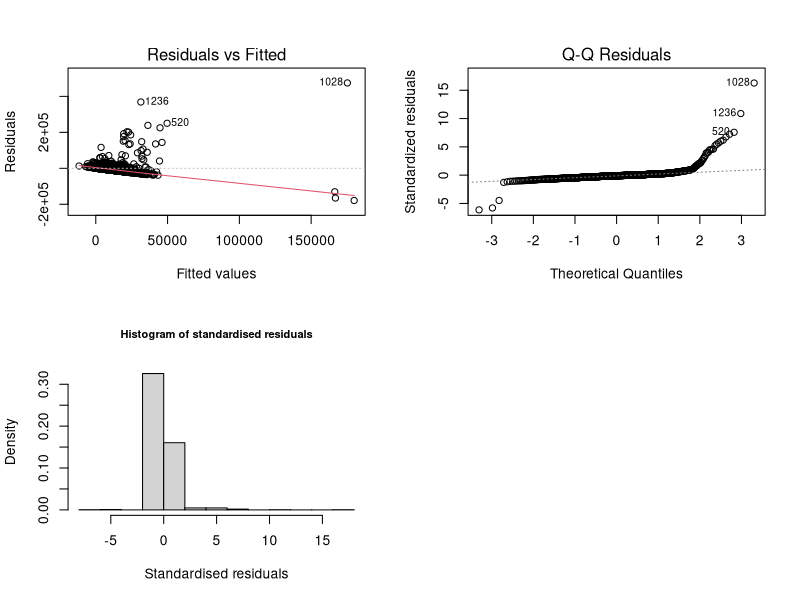

This chart was generated by the following R code:
## ---- chunk 1
rm(list=ls())
library(arm)
library(ggplot2)
library(dplyr)
library(tidyr)
library(gridExtra)
library(car)
## ---- chunk 2
data<-read.csv("../data/W8QDEB2_cleaned.csv",header = TRUE, stringsAsFactors=TRUE)
head(data)
summary(data)
## ---- chunk 3
model.1 <- lm(W8QDEB2 ~ ., data = data)

# have a look at the model
summary(model.1)
## ---- chunk 4
model.2 <- lm(W8QDEB2 ~ W1GrssyrHH + W1NoldBroHS + W1hiqualdad +
                      W1depkids + IndSchool + W4RacismYP + W8TENURE, data = data)

# have a look at the model
summary(model.2)
## ---- chunk 5
# Fitting a model with interaction terms between predictors
model.interaction <- lm(W8QDEB2 ~ W1GrssyrHH * W1NoldBroHS + W1GrssyrHH * IndSchool + W1NoldBroHS * W4RacismYP + IndSchool * W4RacismYP, data = data)

# View the summary of the model with interactions
summary(model.interaction)
## ---- chunk 6
model.4 <- lm(W8QDEB2 ~ W1GrssyrHH + W1NoldBroHS + W1hiqualdad +
                W1depkids + IndSchool + W4RacismYP + W8TENURE + W1GrssyrHH:W1NoldBroHS + IndSchool:W4RacismYP, data = data)

# have a look at the model
display(model.4)
summary(model.4)
## ---- chunk 7
par(mfrow=c(2,2))
plot(model.4, which=c(1,2))
hist(rstandard(model.4), freq = FALSE ,
     main="Histogram of standardised residuals",
     cex.main=0.8, xlab="Standardised residuals")
## ---- chunk 8
show_outliers<-function(the.linear.model,topN){
  #length of data
  n=length(fitted(the.linear.model))
  #number of parameters estimated
  p=length(coef(the.linear.model))
  #standardised residuals over 3
  res.out<-which(abs(rstandard(the.linear.model))>3) #sometimes >2
  #topN values
  res.top<-head(rev(sort(abs(rstandard(the.linear.model)))),topN)
  #high leverage values
  lev.out<-which(lm.influence(the.linear.model)$hat>2*p/n)
  #topN values
  lev.top<-head(rev(sort(lm.influence(the.linear.model)$hat)),topN)
  #high diffits
  dffits.out<-which(dffits(the.linear.model)>2*sqrt(p/n))
  #topN values
  dffits.top<-head(rev(sort(dffits(the.linear.model))),topN)
  #Cook's over 1
  cooks.out<-which(cooks.distance(the.linear.model)>1)
  #topN cooks
  cooks.top<-head(rev(sort(cooks.distance(the.linear.model))),topN)
  #Create a list with the statistics -- cant do a data frame as different lengths 
  list.of.stats<-list(Std.res=res.out,Std.res.top=res.top, Leverage=lev.out, Leverage.top=lev.top, DFFITS=dffits.out, DFFITS.top=dffits.top, Cooks=cooks.out,Cooks.top=cooks.top)
  #return the statistics
  list.of.stats}
## ---- chunk 9
#Get outliers
outliers <- show_outliers(model.4, topN = 5) 

# Combine all outlier indices into a single vector
all_outliers <- unique(c(outliers$Std.res, outliers$Leverage, outliers$DFFITS, outliers$Cooks))

# Remove outliers from the dataset
cleaned_data <- data[-all_outliers, ]

# Refit the model without outliers
model.5 <- lm(W8QDEB2 ~ W1GrssyrHH + W1NoldBroHS + W1hiqualdad +
                W1depkids + IndSchool + W4RacismYP + W8TENURE + W1GrssyrHH:W1NoldBroHS + IndSchool:W4RacismYP, data = cleaned_data)

# have a look at the model
display(model.5)
summary(model.5)
## ---- chunk 10
vif(model.5)
## ---- chunk 11
model.6 <- lm(W8QDEB2 ~ W1GrssyrHH + W1NoldBroHS + W1hiqualdad +
                W1depkids + IndSchool + W8TENURE + W1GrssyrHH:W1NoldBroHS + IndSchool:W4RacismYP + W4RacismYP, data = data)

display(model.6)
summary(model.6)
## ---- chunk 12
vif(model.6)
